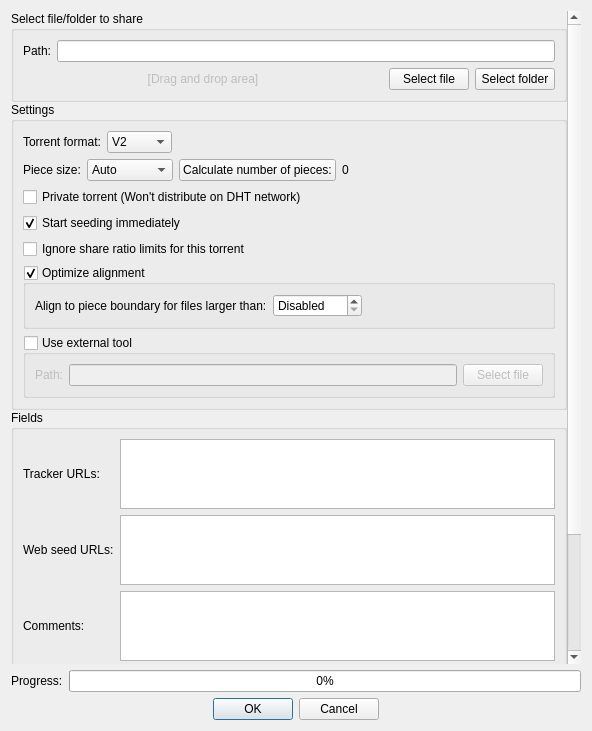
<?xml version="1.0" encoding="UTF-8"?>
<ui version="4.0">
 <class>TorrentCreatorDialog</class>
 <widget class="QDialog" name="TorrentCreatorDialog">
  <property name="geometry">
   <rect>
    <x>0</x>
    <y>0</y>
    <width>592</width>
    <height>731</height>
   </rect>
  </property>
  <property name="acceptDrops">
   <bool>true</bool>
  </property>
  <property name="windowTitle">
   <string>Torrent Creator</string>
  </property>
  <layout class="QVBoxLayout" name="verticalLayout">
   <item>
    <widget class="QScrollArea" name="scrollArea">
     <property name="frameShape">
      <enum>QFrame::NoFrame</enum>
     </property>
     <property name="widgetResizable">
      <bool>true</bool>
     </property>
     <widget class="QWidget" name="scrollAreaWidgetContents">
      <property name="geometry">
       <rect>
        <x>0</x>
        <y>0</y>
        <width>560</width>
        <height>745</height>
       </rect>
      </property>
      <layout class="QVBoxLayout" name="verticalLayout_5">
       <property name="spacing">
        <number>0</number>
       </property>
       <property name="leftMargin">
        <number>0</number>
       </property>
       <property name="topMargin">
        <number>0</number>
       </property>
       <property name="rightMargin">
        <number>0</number>
       </property>
       <property name="bottomMargin">
        <number>0</number>
       </property>
       <item>
        <widget class="QGroupBox" name="groupBox">
         <property name="title">
          <string>Select file/folder to share</string>
         </property>
         <layout class="QVBoxLayout" name="verticalLayout_3">
          <item>
           <layout class="QHBoxLayout" name="horizontalLayout">
            <item>
             <widget class="QLabel" name="label">
              <property name="text">
               <string>Path:</string>
              </property>
             </widget>
            </item>
            <item>
             <widget class="QLineEdit" name="textInputPath">
              <property name="acceptDrops">
               <bool>false</bool>
              </property>
             </widget>
            </item>
           </layout>
          </item>
          <item>
           <layout class="QHBoxLayout" name="horizontalLayout_3">
            <item>
             <widget class="QLabel" name="label_2">
              <property name="enabled">
               <bool>false</bool>
              </property>
              <property name="sizePolicy">
               <sizepolicy hsizetype="Expanding" vsizetype="Preferred">
                <horstretch>0</horstretch>
                <verstretch>0</verstretch>
               </sizepolicy>
              </property>
              <property name="text">
               <string>[Drag and drop area]</string>
              </property>
              <property name="alignment">
               <set>Qt::AlignCenter</set>
              </property>
             </widget>
            </item>
            <item>
             <widget class="QPushButton" name="addFileButton">
              <property name="text">
               <string>Select file</string>
              </property>
             </widget>
            </item>
            <item>
             <widget class="QPushButton" name="addFolderButton">
              <property name="text">
               <string>Select folder</string>
              </property>
             </widget>
            </item>
           </layout>
          </item>
         </layout>
        </widget>
       </item>
       <item>
        <widget class="QGroupBox" name="groupBox_2">
         <property name="title">
          <string>Settings</string>
         </property>
         <layout class="QVBoxLayout" name="verticalLayout_2">
          <item>
           <widget class="QWidget" name="widgetTorrentFormat" native="true">
            <layout class="QHBoxLayout" name="layoutTorrentFormat">
             <property name="leftMargin">
              <number>0</number>
             </property>
             <property name="topMargin">
              <number>0</number>
             </property>
             <property name="rightMargin">
              <number>0</number>
             </property>
             <property name="bottomMargin">
              <number>0</number>
             </property>
             <item>
              <widget class="QLabel" name="labelTorrentFormat">
               <property name="text">
                <string>Torrent format:</string>
               </property>
              </widget>
             </item>
             <item>
              <widget class="QComboBox" name="comboTorrentFormat">
               <item>
                <property name="text">
                 <string notr="true">V2</string>
                </property>
               </item>
               <item>
                <property name="text">
                 <string>Hybrid</string>
                </property>
               </item>
               <item>
                <property name="text">
                 <string notr="true">V1</string>
                </property>
               </item>
              </widget>
             </item>
             <item>
              <spacer name="horizontalSpacer_2">
               <property name="orientation">
                <enum>Qt::Horizontal</enum>
               </property>
               <property name="sizeHint" stdset="0">
                <size>
                 <width>40</width>
                 <height>20</height>
                </size>
               </property>
              </spacer>
             </item>
            </layout>
           </widget>
          </item>
          <item>
           <layout class="QHBoxLayout" name="pieceSizeLayout">
            <item>
             <widget class="QLabel" name="txtPieceSize">
              <property name="text">
               <string>Piece size:</string>
              </property>
             </widget>
            </item>
            <item>
             <widget class="QComboBox" name="comboPieceSize">
              <property name="currentIndex">
               <number>0</number>
              </property>
              <property name="minimumContentsLength">
               <number>7</number>
              </property>
              <item>
               <property name="text">
                <string>Auto</string>
               </property>
              </item>
              <item>
               <property name="text">
                <string>16 KiB</string>
               </property>
              </item>
              <item>
               <property name="text">
                <string>32 KiB</string>
               </property>
              </item>
              <item>
               <property name="text">
                <string>64 KiB</string>
               </property>
              </item>
              <item>
               <property name="text">
                <string>128 KiB</string>
               </property>
              </item>
              <item>
               <property name="text">
                <string>256 KiB</string>
               </property>
              </item>
              <item>
               <property name="text">
                <string>512 KiB</string>
               </property>
              </item>
              <item>
               <property name="text">
                <string>1 MiB</string>
               </property>
              </item>
              <item>
               <property name="text">
                <string>2 MiB</string>
               </property>
              </item>
              <item>
               <property name="text">
                <string>4 MiB</string>
               </property>
              </item>
              <item>
               <property name="text">
                <string>8 MiB</string>
               </property>
              </item>
              <item>
               <property name="text">
                <string>16 MiB</string>
               </property>
              </item>
              <item>
               <property name="text">
                <string>32 MiB</string>
               </property>
              </item>
             </widget>
            </item>
            <item>
             <widget class="QPushButton" name="buttonCalcTotalPieces">
              <property name="text">
               <string>Calculate number of pieces:</string>
              </property>
             </widget>
            </item>
            <item>
             <widget class="QLabel" name="labelTotalPieces">
              <property name="text">
               <string notr="true">0</string>
              </property>
             </widget>
            </item>
            <item>
             <spacer name="spacer1">
              <property name="orientation">
               <enum>Qt::Horizontal</enum>
              </property>
              <property name="sizeHint" stdset="0">
               <size>
                <width>40</width>
                <height>20</height>
               </size>
              </property>
             </spacer>
            </item>
           </layout>
          </item>
          <item>
           <widget class="QCheckBox" name="checkPrivate">
            <property name="text">
             <string>Private torrent (Won't distribute on DHT network)</string>
            </property>
           </widget>
          </item>
          <item>
           <widget class="QCheckBox" name="checkStartSeeding">
            <property name="text">
             <string>Start seeding immediately</string>
            </property>
            <property name="checked">
             <bool>true</bool>
            </property>
           </widget>
          </item>
          <item>
           <widget class="QCheckBox" name="checkIgnoreShareLimits">
            <property name="text">
             <string>Ignore share ratio limits for this torrent</string>
            </property>
           </widget>
          </item>
          <item>
           <widget class="QGroupBox" name="checkOptimizeAlignment">
            <property name="title">
             <string>Optimize alignment</string>
            </property>
            <property name="checkable">
             <bool>true</bool>
            </property>
            <layout class="QVBoxLayout" name="verticalLayout_4">
             <item>
              <layout class="QHBoxLayout" name="horizontalLayout_4">
               <item>
                <widget class="QLabel" name="lblPaddedFileSizeLimit">
                 <property name="text">
                  <string>Align to piece boundary for files larger than:</string>
                 </property>
                </widget>
               </item>
               <item>
                <widget class="QSpinBox" name="spinPaddedFileSizeLimit">
                 <property name="specialValueText">
                  <string>Disabled</string>
                 </property>
                 <property name="suffix">
                  <string> KiB</string>
                 </property>
                 <property name="minimum">
                  <number>-1</number>
                 </property>
                 <property name="maximum">
                  <number>2147483647</number>
                 </property>
                 <property name="value">
                  <number>-1</number>
                 </property>
                </widget>
               </item>
               <item>
                <spacer name="horizontalSpacer">
                 <property name="orientation">
                  <enum>Qt::Horizontal</enum>
                 </property>
                 <property name="sizeHint" stdset="0">
                  <size>
                   <width>40</width>
                   <height>20</height>
                  </size>
                 </property>
                </spacer>
               </item>
              </layout>
             </item>
            </layout>
           </widget>
          </item>
          <item>
           <widget class="QGroupBox" name="checkUseExternalTool">
            <property name="title">
             <string>Use external tool</string>
            </property>
            <property name="checkable">
             <bool>true</bool>
            </property>
            <property name="checked">
             <bool>false</bool>
            </property>
            <layout class="QVBoxLayout" name="verticalLayout_6">
             <item>
              <layout class="QHBoxLayout" name="horizontalLayout_5">
               <item>
                <widget class="QLabel" name="label_3">
                 <property name="text">
                  <string>Path:</string>
                 </property>
                </widget>
               </item>
               <item>
                <widget class="QLineEdit" name="textExternalToolPath"/>
               </item>
               <item>
                <widget class="QPushButton" name="selectExternalToolButton">
                 <property name="text">
                  <string>Select file</string>
                 </property>
                </widget>
               </item>
              </layout>
             </item>
            </layout>
           </widget>
          </item>
         </layout>
        </widget>
       </item>
       <item>
        <widget class="QGroupBox" name="groupBox_3">
         <property name="title">
          <string>Fields</string>
         </property>
         <layout class="QGridLayout" name="gridLayout_2">
          <item row="0" column="1">
           <widget class="QTextEdit" name="trackersList">
            <property name="toolTip">
             <string>You can separate tracker tiers / groups with an empty line.</string>
            </property>
            <property name="acceptRichText">
             <bool>false</bool>
            </property>
           </widget>
          </item>
          <item row="1" column="0">
           <widget class="QLabel" name="urlSeeds_lbl">
            <property name="text">
             <string>Web seed URLs:</string>
            </property>
           </widget>
          </item>
          <item row="1" column="1">
           <widget class="QTextEdit" name="URLSeedsList">
            <property name="acceptRichText">
             <bool>false</bool>
            </property>
           </widget>
          </item>
          <item row="2" column="1">
           <widget class="QTextEdit" name="txtComment">
            <property name="acceptRichText">
             <bool>false</bool>
            </property>
           </widget>
          </item>
          <item row="0" column="0">
           <widget class="QLabel" name="lbl_announce_url">
            <property name="text">
             <string>Tracker URLs:</string>
            </property>
           </widget>
          </item>
          <item row="2" column="0">
           <widget class="QLabel" name="lbl_comment">
            <property name="text">
             <string>Comments:</string>
            </property>
           </widget>
          </item>
          <item row="3" column="0">
           <widget class="QLabel" name="labelSource">
            <property name="text">
             <string>Source:</string>
            </property>
           </widget>
          </item>
          <item row="3" column="1">
           <widget class="QLineEdit" name="lineEditSource"/>
          </item>
         </layout>
        </widget>
       </item>
       <item>
        <widget class="QGroupBox" name="groupBox_4">
         <property name="title">
          <string>External tool output</string>
         </property>
         <layout class="QGridLayout" name="gridLayout">
          <item row="0" column="0">
           <widget class="QTextEdit" name="externalToolOutput">
            <property name="readOnly">
             <bool>true</bool>
            </property>
           </widget>
          </item>
         </layout>
        </widget>
       </item>
      </layout>
     </widget>
    </widget>
   </item>
   <item>
    <layout class="QHBoxLayout" name="horizontalLayout_2">
     <item>
      <widget class="QLabel" name="progressLbl">
       <property name="text">
        <string>Progress:</string>
       </property>
      </widget>
     </item>
     <item>
      <widget class="QProgressBar" name="progressBar">
       <property name="value">
        <number>0</number>
       </property>
      </widget>
     </item>
    </layout>
   </item>
   <item>
    <widget class="QDialogButtonBox" name="buttonBox">
     <property name="standardButtons">
      <set>QDialogButtonBox::Cancel|QDialogButtonBox::Ok</set>
     </property>
     <property name="centerButtons">
      <bool>true</bool>
     </property>
    </widget>
   </item>
  </layout>
 </widget>
 <tabstops>
  <tabstop>textInputPath</tabstop>
  <tabstop>addFileButton</tabstop>
  <tabstop>addFolderButton</tabstop>
  <tabstop>comboPieceSize</tabstop>
  <tabstop>checkPrivate</tabstop>
  <tabstop>checkStartSeeding</tabstop>
  <tabstop>checkIgnoreShareLimits</tabstop>
  <tabstop>checkOptimizeAlignment</tabstop>
  <tabstop>trackersList</tabstop>
  <tabstop>URLSeedsList</tabstop>
  <tabstop>txtComment</tabstop>
 </tabstops>
 <resources/>
 <connections>
  <connection>
   <sender>checkStartSeeding</sender>
   <signal>clicked(bool)</signal>
   <receiver>checkIgnoreShareLimits</receiver>
   <slot>setEnabled(bool)</slot>
   <hints>
    <hint type="sourcelabel">
     <x>295</x>
     <y>532</y>
    </hint>
    <hint type="destinationlabel">
     <x>295</x>
     <y>555</y>
    </hint>
   </hints>
  </connection>
  <connection>
   <sender>buttonBox</sender>
   <signal>rejected()</signal>
   <receiver>TorrentCreatorDialog</receiver>
   <slot>reject()</slot>
   <hints>
    <hint type="sourcelabel">
     <x>295</x>
     <y>635</y>
    </hint>
    <hint type="destinationlabel">
     <x>295</x>
     <y>328</y>
    </hint>
   </hints>
  </connection>
 </connections>
</ui>
